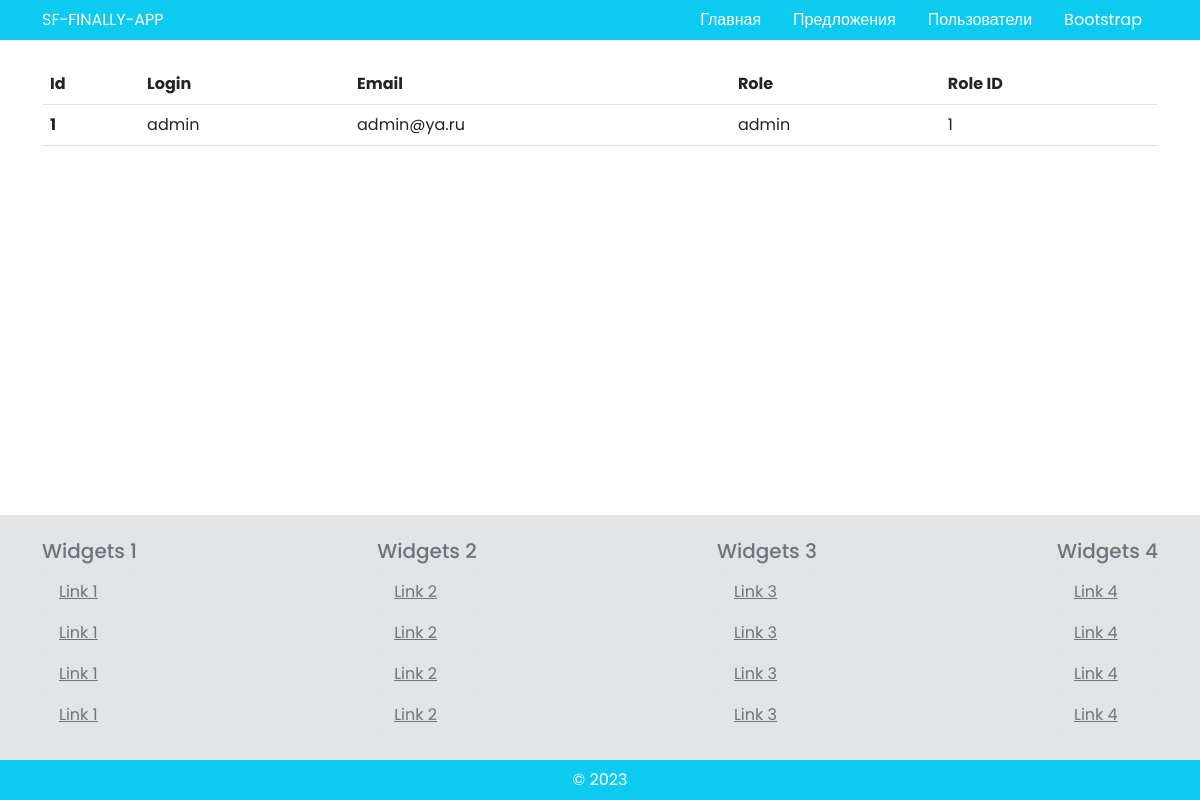
The page /?url=users on the database its author committed.
### tables this page shows
CREATE TABLE users
(
    id       serial PRIMARY KEY,
    name     VARCHAR(256),
    email    VARCHAR(50) NOT NULL,
    password VARCHAR(30) NOT NULL,
    date     DATE        NOT NULL
);

### database/db.php (called while the page is built, shortened)
<?php
class DB
{
    public function getDatabase(): mysqli
    {
        $db_host = $_ENV['DB_HOST'];
        $db_database = $_ENV['DB_DATABASE'];
        $db_username = $_ENV['DB_USERNAME'];
        $db_password = $_ENV['DB_PASSWORD'];
        return new mysqli($db_host, $db_username, $db_password, $db_database);
    }
}

### resources/views/View.php (called while the page is built)
<?php
class View
{
    function generate($content_view, $layout, $data = null)
    {
        include __DIR__ . '/' . $layout;
    }
}

### app/Http/Controllers/ControllerUsers.php (called while the page is built)
<?php
class ControllerUsers extends Controller
{
    public function __construct()
    {
        $this->model = new ModelUsers();
        $this->view = new View();
    }
    function index()
    {
        $data = $this->model->handle();
        $this->view->generate('Users.php', 'Layout.php', $data);
    }
}

### config/app.php (called while the page is built, shortened)
<?php
require_once __DIR__ . '/../resources/views/View.php';
require_once __DIR__ . '/../routes/Route.php';
require_once __DIR__ . '/../database/db.php';
(new Route)->start();

### index.php (called while the page is built, shortened)
<?php
require_once __DIR__ . '/config/app.php';

### app/Models/ModelUsers.php (called while the page is built)
<?php
class ModelUsers extends Model
{
    protected string $db_table = 'users';
    public function handle(): array
    {
        $db_link = (new DB)->getDatabase() or die(mysqli_error($db_link)) ?? [];
        $query = "SELECT * FROM " . $this->db_table . " WHERE id > 0";
        $result = mysqli_query($db_link, $query) or die(mysqli_error($db_link));
        for (
            $data = [];
            $row = mysqli_fetch_assoc($result);
            $data[] = $row
        ) ;
        return $data;
    }
}

### resources/views/Users.php (the view)
<table class="table">
    <thead>
    <tr>
        <th scope="col">Id</th>
        <th scope="col">Login</th>
        <th scope="col">Email</th>
        <th scope="col">Role</th>
        <th scope="col">Role ID</th>
    </tr>
    </thead>
    <tbody>
    <?php
    if (empty($data)) {
        echo "<tr>";
        echo "<td colspan='4' class='text-center py-4'> В базе данных нет ни одного пользователя. </td>";
        echo "</tr>";
    } else {
        foreach ($data as $key => $val) {
            echo "<tr>";
            echo "<th scope='row'>" . $val['id'] . "</th>";
            echo "<td>" . $val['name'] . "</td>";
            echo "<td>" . $val['email'] . "</td>";
            echo "<td>" . $val['role'] . "</td>";
            echo "<td>" . $val['role_id'] . "</td>";
            echo "</tr>";
        }
    }
    ?>
    </tbody>
</table>

### routes/Route.php (shortened to what this page needs)
<?php
class Route
{
    public function start()
    {
        $action_name = 'index';
        $controller = new $controller_name;
        $action = $action_name;
        if (method_exists($controller, $action)) {
            $controller->$action();
        } else {
            Route::ErrorPage404();
        }
    }
}

### resources/views/Layout.php (shortened to what this page needs)
<?php
$app_name = $_ENV['APP_NAME'];
$header_items = [
    ['name' => 'Главная', 'path' => '/'],
    ['name' => 'Предложения', 'path' => '/?url=offers'],
    ['name' => 'Пользователи', 'path' => '/?url=users'],
];
function setColor(): string
{
    $url = $_GET['url'] ?? null;
    $colors = [
        'secondary', 'info'
    ];
    if ($url === 'home') {
        return $colors[0];
    } else if ($url === 'users') {
        return $colors[1];
    } else {
        return 'primary';
    }
}
?>
<!doctype html>
<html lang="en">
<head>
    <link href="https://cdn.jsdelivr.net/npm/bootstrap@5.3.0-alpha3/dist/css/bootstrap.min.css" rel="stylesheet">
    <link href="/public/css/app.css" rel="stylesheet">
</head>
<body>
<header class="px-4 text-white shadow-md bg-<?= setColor(); ?>">
    <div class="container mx-auto d-flex flex-row justify-content-between align-items-center">
        <div class="text-2xl grow">
            <?= mb_strtoupper($app_name); ?>
        </div>
        <?php
        echo '<ul class="list-group list-group-horizontal align-items-center' . count($header_items) . ' ">';
        foreach ($header_items as $name => $link) {
            $l_name = $link['name'];
            $l_path = $link['path'];
            echo "<li class='border-0 list-group-item bg-transparent'>";
            echo "<a class='text-decoration-none align-items-center bg-" . setColor() . " text-white font-bold rounded' href='$l_path' title='$l_name'>$l_name</a>";
            echo "</li>";
        }
        echo "<li class='border-0 list-group-item bg-transparent'>";
        echo "<a class='text-decoration-none align-items-center bg-" . setColor() . " text-white font-bold rounded' href='https://getbootstrap.com/docs/5.3/getting-started/introduction/' title='Bootstrap' target='_blank'>Bootstrap</a>";
        echo "</li>";
        echo '</ul>';
        ?>
    </div>
</header>
<main class="py-4">
    <div class="container mx-auto">
        <?php include $content_view; ?>
    </div>
</main>
<footer class="bg-secondary-subtle">
    <div class="container p-6 mx-auto">
        <div class="py-4 mb-auto d-flex justify-content-between">
            <?php
            $footerItems = [
                ['name' => 'Widgets 1', 'link' => [
                    ['name' => 'Link 1', 'link' => '#'],
                    ['name' => 'Link 1', 'link' => '#'],
                    ['name' => 'Link 1', 'link' => '#'],
                    ['name' => 'Link 1', 'link' => '#'],
                ]
                ],
                ['name' => 'Widgets 2', 'link' => [
                    ['name' => 'Link 2', 'link' => '#'],
                    ['name' => 'Link 2', 'link' => '#'],
                    ['name' => 'Link 2', 'link' => '#'],
                    ['name' => 'Link 2', 'link' => '#'],
                ],
                ],
                ['name' => 'Widgets 3', 'link' => [
                    ['name' => 'Link 3', 'link' => '#'],
                    ['name' => 'Link 3', 'link' => '#'],
                    ['name' => 'Link 3', 'link' => '#'],
                    ['name' => 'Link 3', 'link' => '#'],
                ],
                ],
                ['name' => 'Widgets 4', 'link' => [
                    ['name' => 'Link 4', 'link' => '#'],
                    ['name' => 'Link 4', 'link' => '#'],
                    ['name' => 'Link 4', 'link' => '#'],
                    ['name' => 'Link 4', 'link' => '#'],
                ],
                ]
            ];
            foreach ($footerItems as $name => $link) {
                $l_name = $link['name'];
                echo '<div>';
                echo "<h5 class='uppercase font-bold mb-2.5 text-secondary' >$l_name</h5>";
                echo '<ul class="list-group pl-0">';
                foreach ($link['link'] as $key => $val) {
                    $v_name = $val['name'];
                    $v_path = $val['link'];
                    echo "<li class='list-group-item bg-transparent'><a class='text-secondary' href='$v_path' title='$v_name'>$v_name</a></li>";
                }
                echo '</ul>';
                echo '</div>';
            }
            ?>
        </div>
    </div>
    <div class="text-center text-white p-2 bg-<?= setColor(); ?>">
        &copy; 2023
    </div>
</footer>
</body>
</html>

### public/css/app.css (style rules this page uses)
:root { --snakebar-b: 4rem; }
body { margin: 0; color: #444; display: flex; flex-direction: column; min-height: 100vh; max-width: 100vw; }
main { flex-grow: 1; }

### resources/views/Layout.php (style rules this page uses)
body { font-family: 'Poppins', sans-serif; }

### rows shown on the page
users: id "1", name "admin", email "admin@ya.ru", role "admin", role "1"

### other values the page prints
mb_strtoupper($app_name) "SF-FINALLY-APP"
$l_name "Главная"
$l_name "Предложения"
$l_name "Пользователи"
$l_name "Widgets 1"
$v_name "Link 1"
$l_name "Widgets 2"
$v_name "Link 2"
$l_name "Widgets 3"
$v_name "Link 3"
$l_name "Widgets 4"
$v_name "Link 4"
